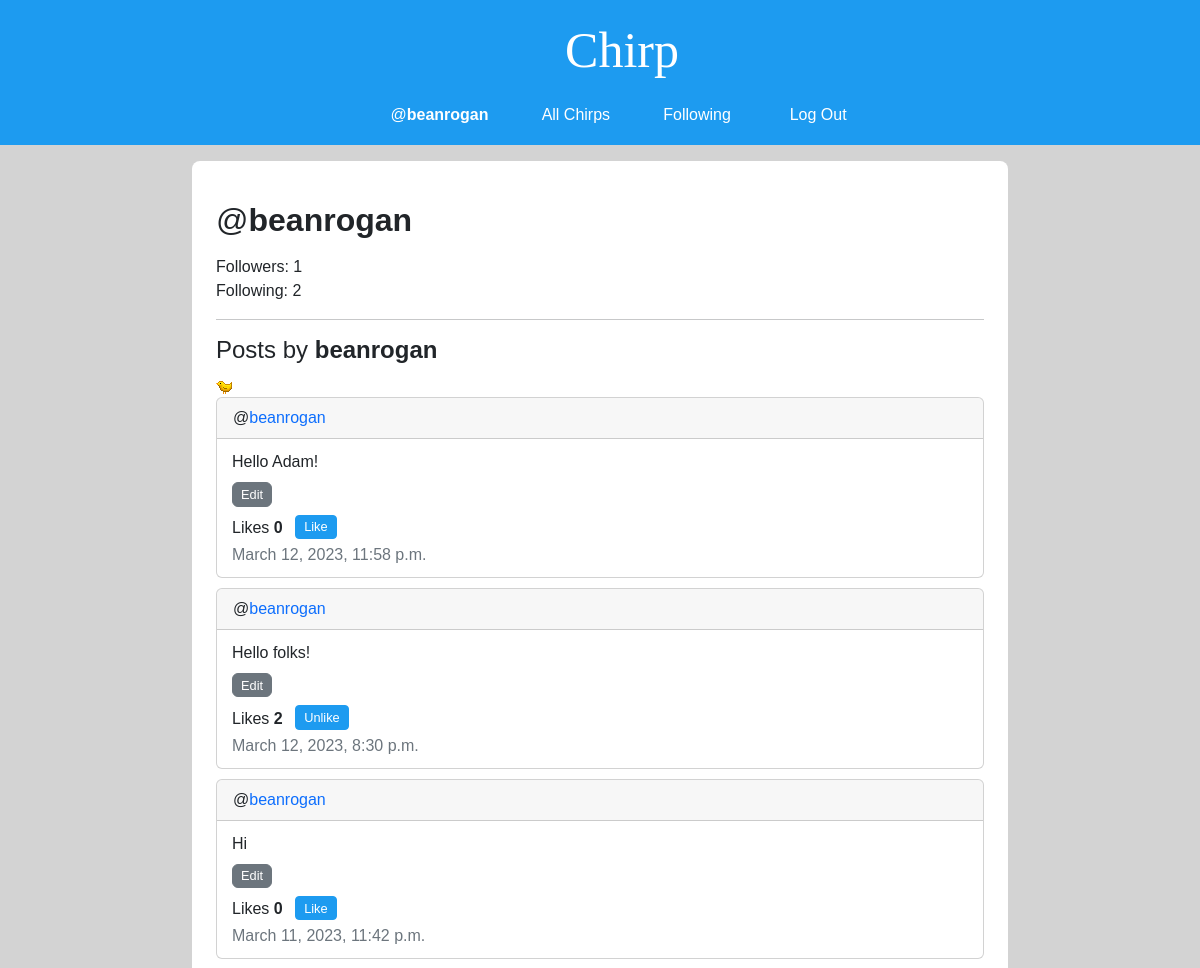
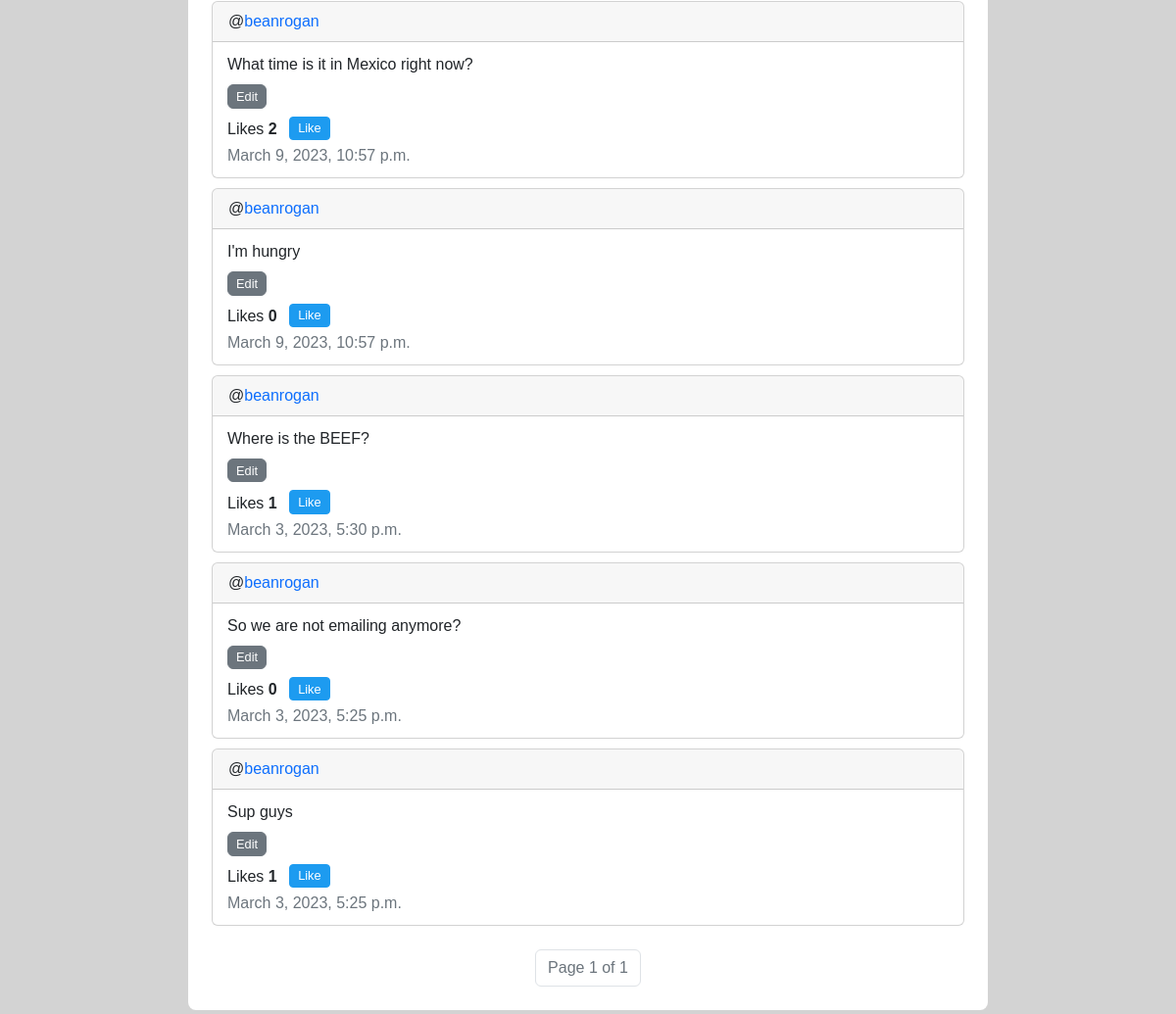
The app's page /profile/beanrogan (signed in) with its own data (2 pictures, top to bottom).
### network/models.py (models this page shows, shortened)
class User(AbstractUser):
    pass

class Post(models.Model):
    author = models.ForeignKey('User', on_delete=models.CASCADE, related_name="+")
    content = models.TextField(max_length=280, verbose_name='')
    datetime = models.DateTimeField(auto_now_add=True)
    def likes(self):
        return self.like_objs.count()
    def users_liked(self):
        users = [like_obj.user for like_obj in self.like_objs.all()]
        return users

### network/views.py (the view)
# urls.py: path("profile/<str:username>", views.profile, name="profile"),
def profile(request, username):
    if not request.user.is_authenticated:
        return render(request, "network/error-page.html", {
                'message': error_message['login_to_view_profile']
            })
    profile_user_obj = get_object_or_404(User, username=username)
    try:
        Follow.objects.get(user=request.user, followed=profile_user_obj)
        requester_following = True
    except Follow.DoesNotExist:
        requester_following = False
    profile_user_following = Follow.objects.filter(user=profile_user_obj)
    profile_user_followers = Follow.objects.filter(followed=profile_user_obj)
    post_list = Post.objects.filter(author=profile_user_obj).order_by("-datetime")
    paginator = Paginator(post_list, 10)
    page_number = request.GET.get('page')
    page_obj = paginator.get_page(page_number)
    return render(request, f"network/profile.html", {
        "profile_user_following": profile_user_following,
        "profile_user_followers": profile_user_followers,
        "profile_user_obj": profile_user_obj,
        "requester_following": requester_following,
        "page_obj": page_obj,
    })

### network/templates/network/profile.html (shortened to what this page needs)
{% extends "network/layout.html" %}
{% load static %}
{% block body %}
    <h2>@<span><strong id="profileUsername">{{ profile_user_obj.username }}</strong></span></h2>
    <p>
        <div>Followers: <span id="followersCount">{{ profile_user_followers.count }}</span></div>
        <div>Following: <span id="followingCount">{{ profile_user_following.count }}</span></div>
    </p>
    <hr>
    <h4>Posts by <strong>{{ profile_user_obj.username }}</strong></h4>
    <img alt="tweety bird">
    {% include "network/post-pagination.html" with page_obj=page_obj %}
{% endblock %}

### network/templates/network/layout.html (shortened to what this page needs)
{% load static %}
<!DOCTYPE html>
<html lang="en">
    <head>
        <link href="https://cdn.jsdelivr.net/npm/bootstrap@5.2.3/dist/css/bootstrap.min.css" rel="stylesheet">
        <link href="{% static 'network/styles.css' %}" rel="stylesheet">
    </head>
    <body>
        <nav class="navbar navbar-expand-lg nav-justified">
            <a class="navbar-brand" href="{% url 'index' %}">Chirp</a>
            <div>
              <ul class="navbar-nav">
                {% if user.is_authenticated %}
                    <li class="nav-item">
                        <a class="nav-link" href="{% url 'profile' user.username %}">@<strong id="username">{{ user.username }}</strong></a>
                    </li>
                {% endif %}
                <li class="nav-item">
                  <a class="nav-link" href="{% url 'index' %}">All Chirps</a>
                </li>
                {% if user.is_authenticated %}
                    <li class="nav-item">
                        <a class="nav-link" href="{% url 'following' %}">Following</a>
                    </li>
                    <li class="nav-item nav-access">
                        <a class="nav-link" href="{% url 'logout' %}">Log Out</a>
                    </li>
                {% endif %}
              </ul>
            </div>
        </nav>
        <div class="containter row">
            <div class="col-md-2"></div>
            <div class="body col-md-8 mt-3 mb-3 pt-4 pb-2 px-4 rounded-3">
                {% block body %}{% endblock %}
            </div>
            <div class="col-md-2"></div>
        </div>
    </body>
</html>

### network/templates/network/post-pagination.html (shortened to what this page needs)
<div class="post-group">
    {% for post in page_obj %}
        <div class="post card">
            <div class="card-header post-author" id="postAuthor_{{ post.id }}">@<a class="post-author-link" href="{% url 'profile' post.author.username %}">{{post.author}}</a></div>
            <div class="card-body position-relative">
                <div class="post-content-container mb-2" id="postContentContainer_{{ post.id }}">
                    <span class="post-content card-text" id="postContent_{{ post.id }}" style="display: block">{{post.content}}</span>
                    {% if post.author == user %}
                        <button class="post-content-button edit-button btn btn-secondary mt-2" id="postContentEditButton_{{ post.id }}">Edit</button>
                    {% endif %}
                </div>
                <div class="like-button-group d-sm-inline">
                    Likes <span class="like-count" id="likeCount_{{ post.id }}">{{ post.likes }}</span>
                    {% if user not in post.users_liked and user.is_authenticated %}
                        <button class="like-unlike-button btn btn-primary btn-sm mb-1 ms-2" id="{{ post.id }}">Like</button>
                    {% elif user in post.users_liked and user.is_authenticated %}
                        <button class="like-unlike-button btn btn-primary btn-sm mb-1 ms-2" id="{{ post.id }}">Unlike</button>
                    {% else %}
                        <button class="like-unlike-button btn btn-primary btn-sm mb-1 ms-2" id="{{ post.id }}" disabled>Like</button>
                    {% endif %}
                </div>
                <div class="post-datetime d-sm-block fw-light text-muted" id="postDatetime_{{ post.id }}">{{post.datetime}}</div>
            </div>
        </div>
    {% endfor %}
    <nav class="mt-4">
        <ul class="pagination justify-content-center">
            <li class="page-item current disabled">
                <a class="page-link">Page {{ page_obj.number }} of {{ page_obj.paginator.num_pages }}</a>
            </li>
        </ul>
    </nav>
</div>

### network/static/network/styles.css (style rules this page uses)
.like-unlike-button, .post-content-button { --bs-btn-padding-y: .10rem; --bs-btn-padding-x: .5rem; --bs-btn-font-size: .80rem; }
.btn-primary { --bs-btn-bg: rgb(29, 155, 240); --bs-btn-border-color: rgb(29, 155, 240); --bs-btn-hover-bg: rgb(25, 129, 198); --bs-btn-hover-border-color: rgb(25, 129, 198); }
body { background-color: lightgray; font-family: "Varela", sans-serif; }
.navbar-brand { font-family: "Brush Script MT", cursive; color: white; font-size: 50px; margin-left: 60px; }
.navbar { background-color: rgb(29, 155, 240); flex-direction: column; }
.nav-link { color: white; margin: 2px 20px; font-family: unset; }
.body { background-color: white; }
.card-body { padding: 3px 15px 10px 15px; }
.post-author-link { text-decoration: none !important; }
.post { margin-bottom: 10px; }
.like-count { font-weight: bold; }

### records on screen
User: username "beanrogan"
Post: author "beanrogan", content "Hello Adam!", likes "0", datetime "March 12, 2023, 11:58 p.m."
Post: author "beanrogan", content "Hello folks!", likes "2", datetime "March 12, 2023, 8:30 p.m."
Post: author "beanrogan", content "Hi", likes "0", datetime "March 11, 2023, 11:42 p.m."
Post: author "beanrogan", content "What time is it in Mexico right now?", likes "2", datetime "March 9, 2023, 10:57 p.m."
Post: author "beanrogan", content "I'm hungry", likes "0", datetime "March 9, 2023, 10:57 p.m."
Post: author "beanrogan", content "Where is the BEEF?", likes "1", datetime "March 3, 2023, 5:30 p.m."
Post: author "beanrogan", content "So we are not emailing anymore?", likes "0", datetime "March 3, 2023, 5:25 p.m."
Post: author "beanrogan", content "Sup guys", likes "1", datetime "March 3, 2023, 5:25 p.m."

### other values on screen
{{ profile_user_followers.count }} "1"
{{ profile_user_following.count }} "2"
{{ page_obj.number }} "1"
{{ page_obj.paginator.num_pages }} "1"
